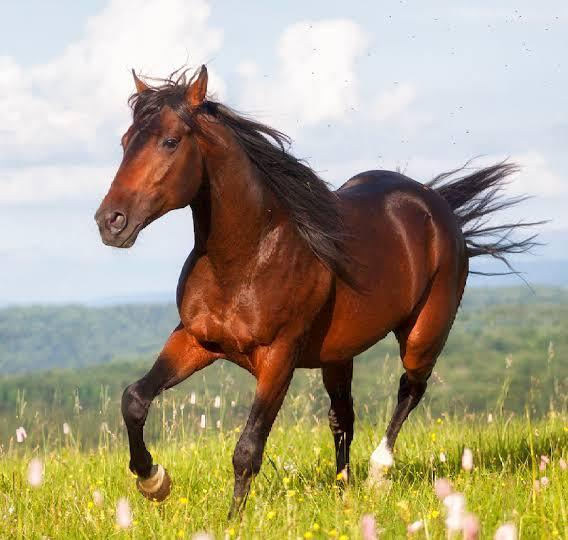
#> input picture Day_15/images/test1.jpg, 568 x 540 px
$ python -i processing.py   (imports and definitions only)
#> lines starting #> are read from the running program, lines starting #| are printed output that depends on the picture; after the words box and inside, x2 and y2 are one past the last pixel; in counts of white or black regions, pixels touching at a corner belong together
#> further down, picture is the input picture: shape (540, 568, 3); mean B, G, R 132.2, 159.1, 169.5
import cv2
import numpy as np


def load_image_from_bytes(file_bytes):
    file_array = np.frombuffer(file_bytes, np.uint8)
    image = cv2.imdecode(file_array, cv2.IMREAD_COLOR)
    return image


def preprocess_image(image):
    gray = cv2.cvtColor(image, cv2.COLOR_BGR2GRAY)
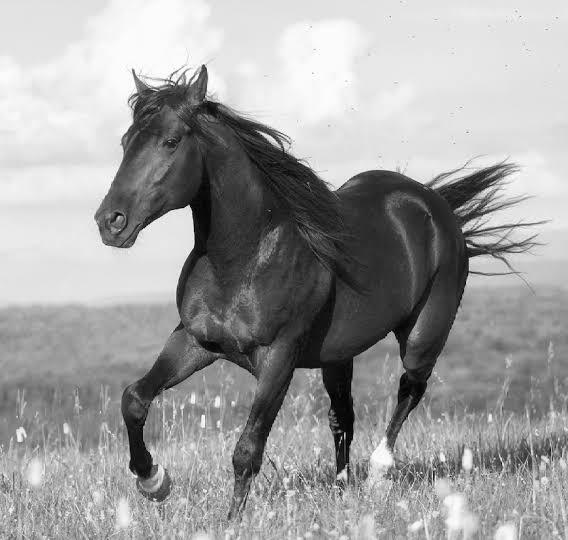
#> gray: shape (540, 568); min 0, max 255, mean 159.1
    blur = cv2.GaussianBlur(gray, (5, 5), 0)
    thresh = cv2.threshold(
        blur,
        0,
        255,
        cv2.THRESH_BINARY_INV + cv2.THRESH_OTSU
    )[1]
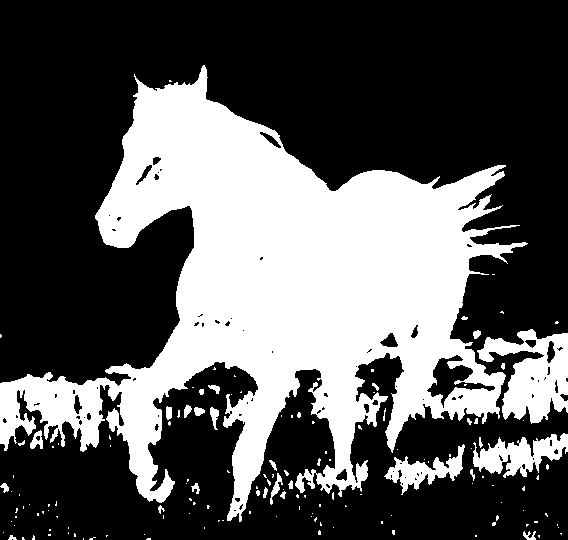
#> thresh: shape (540, 568); 34.7% white; 146 white regions (116 under 20 px), largest, box (x1, y1, x2, y2) and area: (0, 65, 528, 522) 96279, (477, 329, 568, 424) 4674, (473, 433, 568, 478) 2211
    return thresh


def to_three_channel(image):
    if len(image.shape) == 2:
        return cv2.cvtColor(image, cv2.COLOR_GRAY2BGR)
    return image


def draw_boxes(image, detections):
    output = image.copy()
    for detection in detections:
        x1, y1, x2, y2 = detection["bbox"]
        cv2.rectangle(
            output,
            (int(x1), int(y1)),
            (int(x2), int(y2)),
            (0, 255, 0),
            2
        )
    return output

>>> import cv2
>>> picture = cv2.imread('../../Day_15/images/test1.jpg')
>>> result = preprocess_image(picture)

$ run again, on Day_15/images/test3.jpg
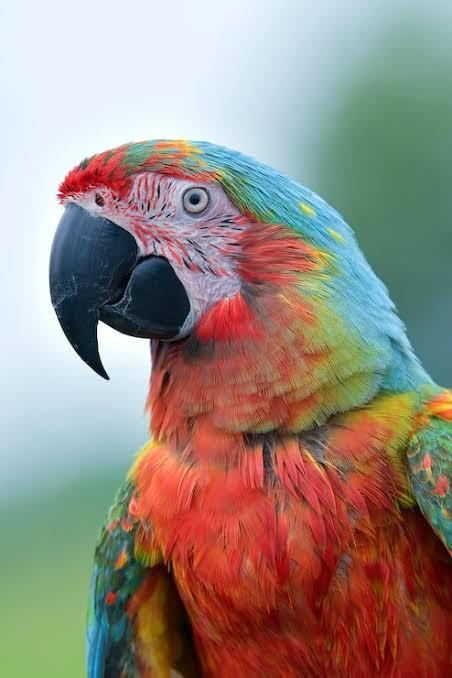
#> input picture Day_15/images/test3.jpg, 452 x 678 px
#> picture is the input picture: shape (678, 452, 3); mean B, G, R 129, 138.2, 151.6
#> in preprocess_image, `gray = cv2.cvtColor(image, cv2.COLOR_BGR2GRAY)`:
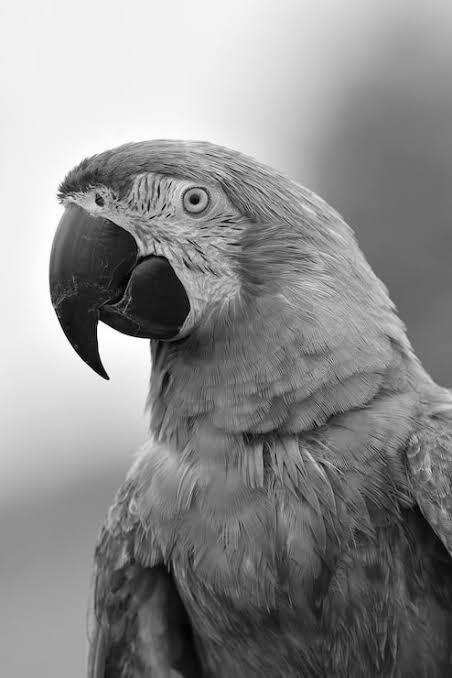
#> gray: shape (678, 452); min 0, max 255, mean 141.2
#> in preprocess_image, `thresh = cv2.threshold( blur, 0, 255, cv2.THRESH_BINARY_INV + cv2.THRE..`:
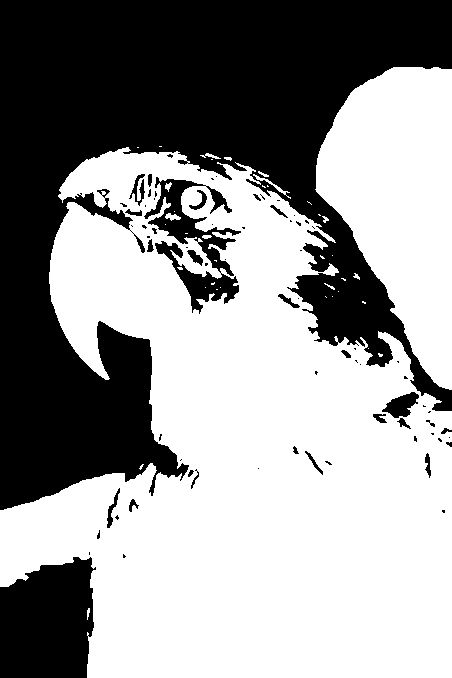
#> thresh: shape (678, 452); 59.1% white; 73 black regions (47 under 20 px), largest, box (x1, y1, x2, y2) and area: (0, 0, 452, 510) 108636, (0, 557, 96, 678) 9786, (144, 177, 241, 314) 4483
